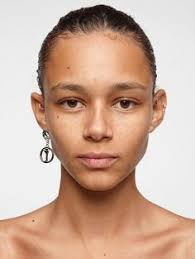
#> input picture HaarCascade/yuz7.jpeg, 195 x 259 px
$ python 1.py
#> lines starting #> are read from the running program, lines starting #| are printed output that depends on the picture; after the words box and inside, x2 and y2 are one past the last pixel; in counts of white or black regions, pixels touching at a corner belong together
# Haar Cascade Resim Uzerinden Yüz Tespiti

import cv2

# img = cv2.imread("yuz5.jpg")
# img = cv2.imread("yuz6.jpeg")
img = cv2.imread("yuz7.jpeg")
#> img is the input picture: shape (259, 195, 3); mean B, G, R 156.7, 173.9, 204.4

yuz = cv2.CascadeClassifier("frontalface.xml")
gri = cv2.cvtColor(img, cv2.COLOR_BGR2GRAY)
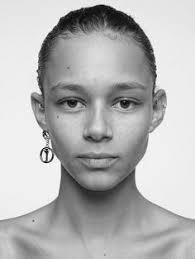
#> gri: shape (259, 195); min 0, max 255, mean 181.1

faces = yuz.detectMultiScale(gri, 1.3, 4)
#> faces = [[30, 50, 135, 135]]

for x, y, w, h in faces:
    cv2.rectangle(img, (x, y), (x+w, y+h), (255, 0, 0), 2)
#> this loop made 1 pass
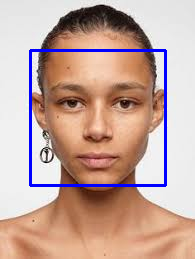
#> img: shape (259, 195, 3); 3.2% of pixels changed, all inside (x1, y1, x2, y2) = (29, 49, 167, 187)

cv2.imshow("1", img)

cv2.waitKey()
cv2.destroyAllWindows()

$ run again, with HaarCascade/yuz6.jpeg copied over HaarCascade/yuz7.jpeg
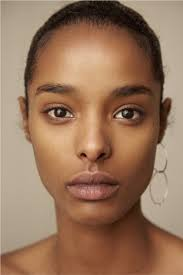
#> input picture HaarCascade/yuz6.jpeg, 183 x 275 px
#> img is the input picture: shape (275, 183, 3); mean B, G, R 91.4, 116.4, 151.3
#> `gri = cv2.cvtColor(img, cv2.COLOR_BGR2GRAY)`:
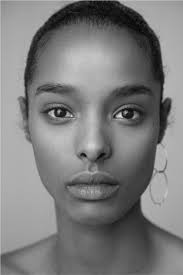
#> gri: shape (275, 183); min 2, max 232, mean 124
#> faces = [[19, 51, 151, 151]]
#> the loop `for x, y, w, h in faces:` made 1 pass
#> after the loop `for x, y, w, h in faces:`:
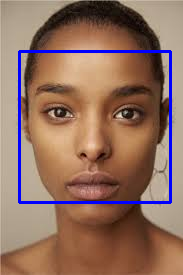
#> img: shape (275, 183, 3); 3.59% of pixels changed, all inside (x1, y1, x2, y2) = (18, 50, 172, 204)

$ run again, with HaarCascade/car.jpg copied over HaarCascade/yuz7.jpeg
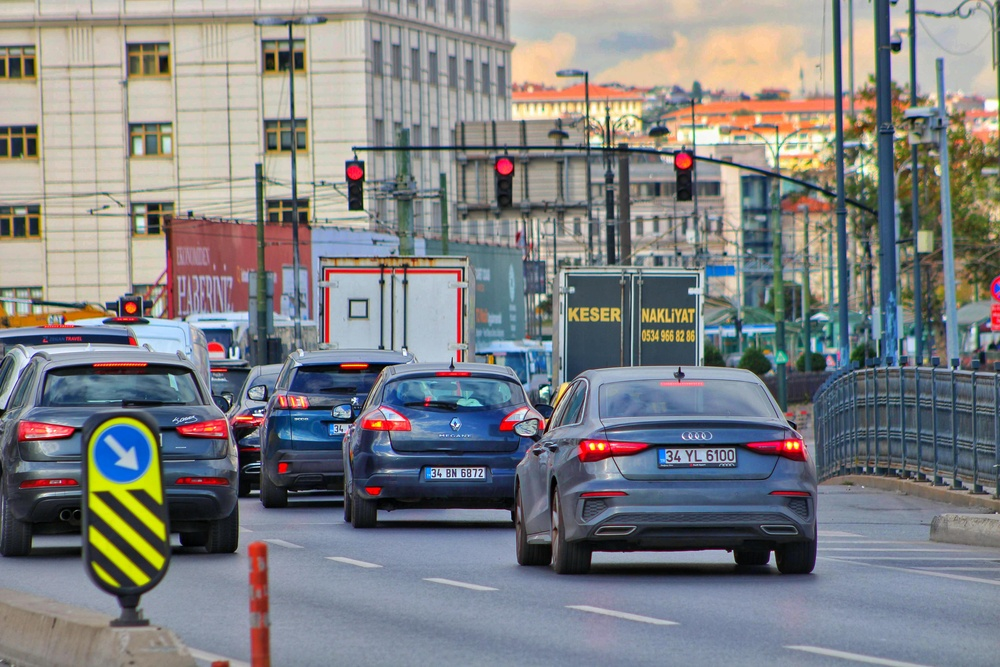
#> input picture HaarCascade/car.jpg, 1000 x 667 px, shrunk from 4898 x 3265 before the run
#> img is the input picture: shape (667, 1000, 3); mean B, G, R 131.1, 128.9, 127.3
#> `gri = cv2.cvtColor(img, cv2.COLOR_BGR2GRAY)`:
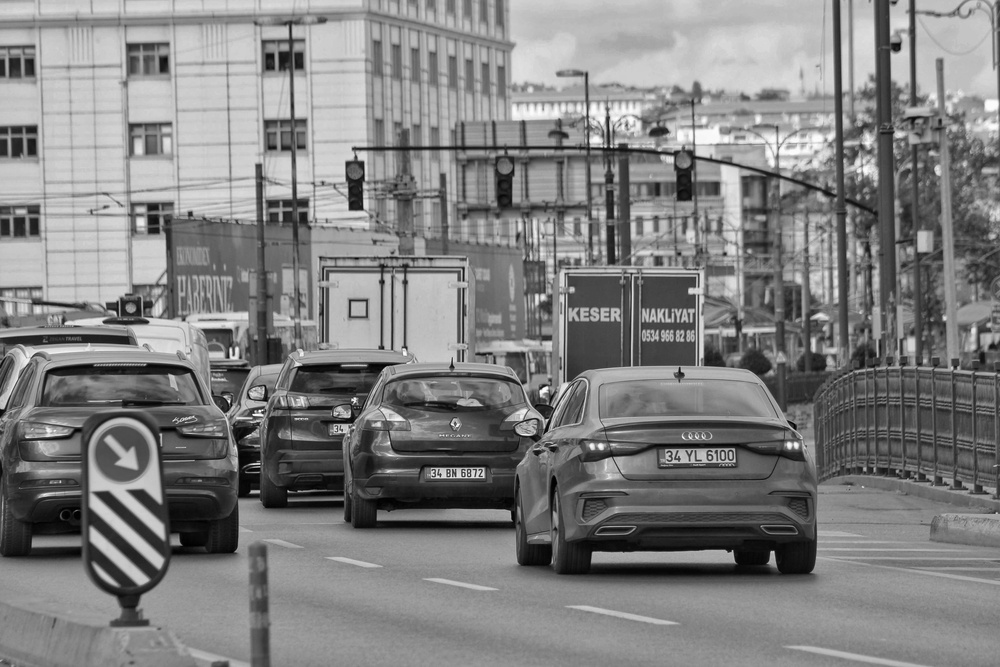
#> gri: shape (667, 1000); min 0, max 254, mean 128.7
#> faces = ()
